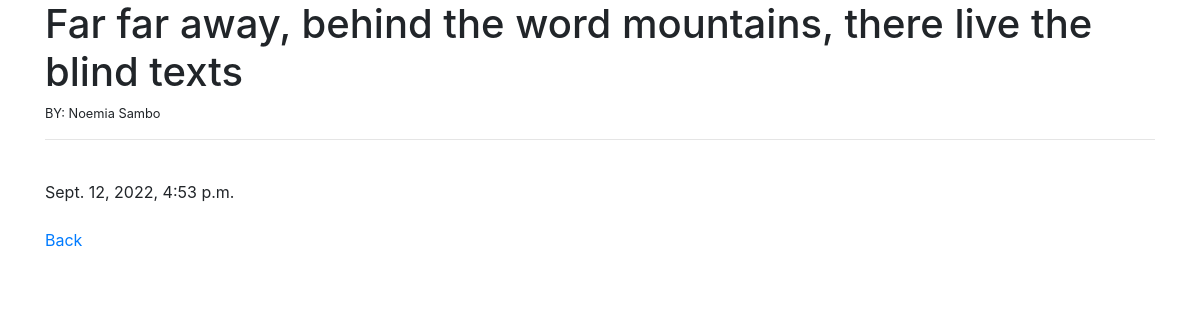
The app's page /article/2 with its own data.
### MessageBoard/models.py (models this page shows, shortened)
class Post(models.Model):
  author= models.CharField(max_length=255)
  post_date = models.DateTimeField(auto_now_add=True)
  body=models.TextField()

### MessageBoard/views.py (the view)
# urls.py: path('article/<int:pk>', ArticleDetailView.as_view(),name='article-detail'),
class ArticleDetailView(DetailView):
  model=Post
  template_name ='article_details.html'

### MessageBoard/templates/article_details.html (shortened to what this page needs)
{%extends 'base.html' %} {%block content%}
<h1>{{post.body}}</h1>
<small>BY: {{post.author}}</small><br />
<hr />
<br />
{{post.post_date}}
<br /><br />
<a href="{% url 'home' %}">Back</a>
{%endblock%}

### records on screen
Post: body "Far far away, behind the word mountains, there live the blind texts", author "Noemia Sambo", post_date "Sept. 12, 2022, 4:53 p.m."
